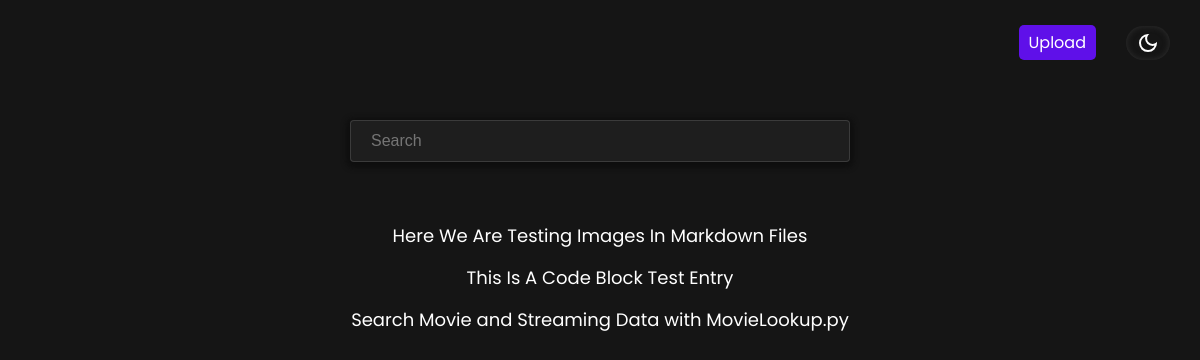
/wiki/, run on an earlier commit of the app's database.
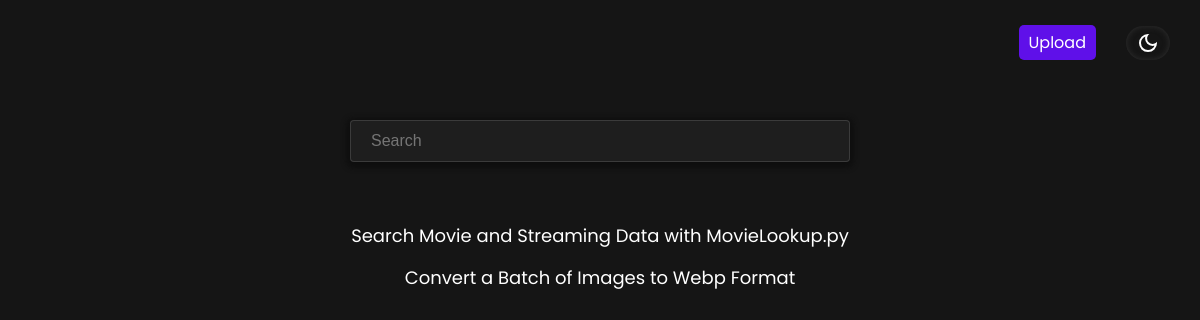
And on a later commit of the database.
### entries/models.py (models this page shows, shortened)
class WikiPage(models.Model):
    title = models.CharField(max_length=200)
    slug = models.SlugField(unique=True, blank=True)
    markdown_file = models.FileField(upload_to='markdown_files/')
    image = models.ImageField(upload_to=f'wiki_images/', null=True, blank=True)
    created_at = models.DateTimeField(auto_now_add=True)

### entries/views.py (the view)
# urls.py: path("", views.wiki_index, name="index"),
def wiki_index(request):
    pages = WikiPage.objects.all()
    return render(request, 'entries/index.html', {'pages': pages})

### entries/templates/entries/index.html (shortened to what this page needs)
{% extends "entries/layout.html" %}
{% load static %}
{% block body%}
<div class="wiki-index">
    <div class="upload-title">
        <input type="text" id="search" placeholder="Search">
    </div>
    <div class="wiki-entries">
        {% if pages %}
            {% for page in pages %}
                <a class="wiki-entry" href="{% url 'entry-page' page.slug %}">{{ page.title }}</a>
            {% endfor %}
        {% else %}
            <h2>No Wiki Entries</h2>
        {% endif %}
    </div>
</div>
{% endblock %}

### entries/templates/entries/layout.html (shortened to what this page needs)
{% load static %}
<!DOCTYPE html>
<html lang="en">
<head>
    <link rel="stylesheet" href="{% static 'entries/css/prism-tomorrow.css' %}">
    <link rel="stylesheet" href="{% static 'entries/css/styles.css' %}">
</head>
<body>
<div class="header-container">
    <div class="right-header">
        {% if request.resolver_match.view_name != 'upload' %}
            <a href="{% url 'upload' %}" class="button-link">Upload</a>
        {% endif %}
        <button class="mode-toggle" id="light-mode-toggle" onclick="toggleMode()">
            <img id="mode-icon"
                    src="{% static 'entries/images/icons/dark-mode.svg' %}"
                    alt="Toggle Light/Dark Mode"
                    data-light-src="{% static 'entries/images/icons/light-mode.svg' %}"
                    data-dark-src="{% static 'entries/images/icons/dark-mode.svg' %}">
        </button>
    </div>
</div>
{% block body %}
{% endblock %}
</body>
</html>

### entries/static/entries/css/styles.css (style rules this page uses)
:root { --background-color-dark: rgb(21, 21, 21); --text-color-dark: white; --primary-color-dark: #5f10e9; --primary-color-trans-dark: #6010e975; --negative-color-dark: red; --negative-hover-color-dark: rgb(211, 0, 0); --hover-color-dark: #4d0cba; --pre-background-dark: black; --pre-text-color-dark: white; --upload-area-background-color-dark: rgb(30, 30, 30); --upload-area-border-color-dark: white; --button-text-color-dark: white; --boxshadow-color-dark: #0c0c0cae; --border-color-dark: white; --code-background-color-dark: #121212; --background-color-light: rgb(255, 255, 255); --text-color-light: black; --primary-color-light: #6200ea; --primary-color-trans-light: #6010e975; --hover-color-light: #4e00b3; --negative-color-light: red; --negative-hover-color-light: rgb(211, 0, 0); --pre-background-light: black; --pre-text-color-light: white; --upload-area-background-color-light: rgb(238, 238, 238); --upload-area-border-color-light: rgb(144, 144, 144); --button-text-color-light: white; --boxshadow-color-light: #aaaaaa9b; --border-color-light: #aaaaaa9b; --code-background-color-light: black; --background-color: var(--background-color-dark); --text-color: var(--text-color-dark); --primary-color: var(--primary-color-dark); --primary-color-trans: var(--primary-color-trans-dark); --negative-color: var(--negative-color-dark); --negative-hover-color: var(--negative-hover-color-dark); --hover-color: var(--hover-color-dark); --pre-background: var(--pre-background-dark); --pre-text-color: var(--pre-text-color-dark); --upload-area-background-color: var(--upload-area-background-color-dark); --upload-area-border-color: var(--upload-area-border-color-dark); --button-text-color: var(--button-text-color-dark); --boxshadow-color: var(--boxshadow-color-dark); --border-color: var(--border-color-dark); --code-background-color: var(--code-background-color-dark); }
body { background-color: var(--background-color); color: var(--text-color); font-family: "Poppins", sans-serif; margin: 0; overflow: auto; }
a { color: var(--text-color); text-decoration: none; }
.header-container { position: fixed; top: 0; display: flex; justify-content: space-between; align-items: center; width: 100%; padding-top: 25px; padding-left: 30px; }
.right-header { display: flex; align-items: center; gap: 30px; margin-right: 60px; }
.wiki-index { display: flex; flex-direction: column; text-align: center; width: auto; max-width: 600px; margin: 0 auto; margin-top: 120px; }
.wiki-entries { display: flex; flex-direction: column; text-align: center; width: auto; gap: 15px; max-width: 600px; margin: 0 auto; padding: 20px; }
.upload-title { display: flex; justify-content: center; width: 100%; margin-bottom: 40px; }

What changed in the data, as far as the page shows it:
removed WikiPage: title "Here We Are Testing Images In Markdown Files"
removed WikiPage: title "This Is A Code Block Test Entry"
added WikiPage: title "Convert a Batch of Images to Webp Format"
